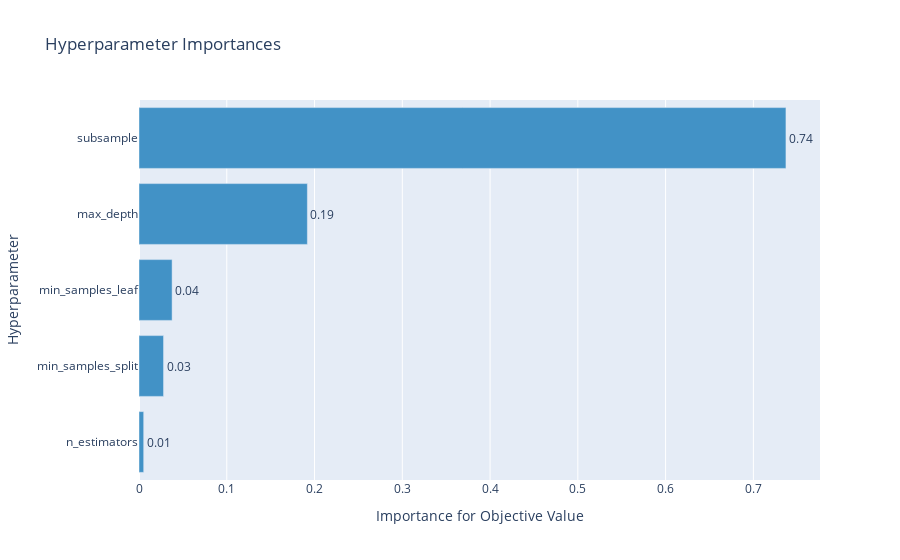

Notebook source saved alongside this figure:
### Code cell
optuna.visualization.plot_param_importances(study)

### Figure 1 — Plotly figure (JSON) as saved in the notebook; plotly's stock layout.template omitted (floating-point values rounded to 4 significant figures)
{"data": [{"cliponaxis": false, "hovertemplate": ["n_estimators (IntUniformDistribution): 0.005345603828755235<extra></extra>", "min_samples_split (IntUniformDistribution): 0.02796671479390279<extra></extra>", "min_samples_leaf (IntUniformDistribution): 0.03770892733778309<extra></extra>", "max_depth (IntUniformDistribution): 0.19185425788767915<extra></extra>", "subsample (UniformDistribution): 0.7371244961518797<extra></extra>"], "marker": {"color": "rgb(66,146,198)"}, "orientation": "h", "text": ["0.005345603828755235", "0.02796671479390279", "0.03770892733778309", "0.19185425788767915", "0.7371244961518797"], "textposition": "outside", "texttemplate": "%{text:.2f}", "type": "bar", "x": [0.005346, 0.02797, 0.03771, 0.1919, 0.7371], "y": ["n_estimators", "min_samples_split", "min_samples_leaf", "max_depth", "subsample"]}], "layout": {"showlegend": false, "title": {"text": "Hyperparameter Importances"}, "xaxis": {"title": {"text": "Importance for Objective Value"}}, "yaxis": {"title": {"text": "Hyperparameter"}}}}
